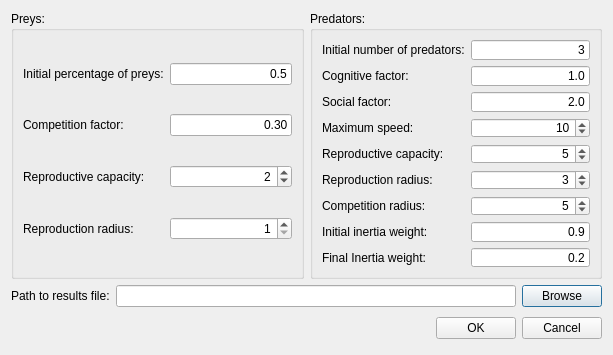
<?xml version="1.0" encoding="UTF-8"?>
<ui version="4.0">
 <class>GlobalSettingsDialog</class>
 <widget class="QDialog" name="GlobalSettingsDialog">
  <property name="geometry">
   <rect>
    <x>0</x>
    <y>0</y>
    <width>613</width>
    <height>355</height>
   </rect>
  </property>
  <property name="minimumSize">
   <size>
    <width>613</width>
    <height>355</height>
   </size>
  </property>
  <property name="maximumSize">
   <size>
    <width>613</width>
    <height>355</height>
   </size>
  </property>
  <property name="windowTitle">
   <string>Simulation settings</string>
  </property>
  <property name="locale">
   <locale language="Spanish" country="Mexico"/>
  </property>
  <layout class="QVBoxLayout" name="verticalLayout_3">
   <item>
    <layout class="QVBoxLayout" name="verticalLayout_2">
     <item>
      <layout class="QHBoxLayout" name="horizontalLayout_3">
       <item>
        <widget class="QGroupBox" name="groupBoxPreys">
         <property name="title">
          <string>Preys:</string>
         </property>
         <layout class="QHBoxLayout" name="horizontalLayout_2">
          <item>
           <layout class="QGridLayout" name="gridLayout_2">
            <item row="0" column="0">
             <widget class="QLabel" name="labelInitialPreys">
              <property name="text">
               <string>Initial percentage of preys:</string>
              </property>
             </widget>
            </item>
            <item row="0" column="1">
             <widget class="QLineEdit" name="lineEditInitialPreys">
              <property name="text">
               <string>0.5</string>
              </property>
              <property name="alignment">
               <set>Qt::AlignRight|Qt::AlignTrailing|Qt::AlignVCenter</set>
              </property>
             </widget>
            </item>
            <item row="1" column="0">
             <widget class="QLabel" name="labelCompetitionFactor">
              <property name="text">
               <string>Competition factor:</string>
              </property>
             </widget>
            </item>
            <item row="1" column="1">
             <widget class="QLineEdit" name="lineEditCompetitionFactor">
              <property name="text">
               <string>0.30</string>
              </property>
              <property name="alignment">
               <set>Qt::AlignRight|Qt::AlignTrailing|Qt::AlignVCenter</set>
              </property>
             </widget>
            </item>
            <item row="2" column="0">
             <widget class="QLabel" name="labelPreyReproductiveCapacity">
              <property name="text">
               <string>Reproductive capacity:</string>
              </property>
             </widget>
            </item>
            <item row="2" column="1">
             <widget class="QSpinBox" name="spinBoxPreyReproductiveCapacity">
              <property name="alignment">
               <set>Qt::AlignRight|Qt::AlignTrailing|Qt::AlignVCenter</set>
              </property>
              <property name="value">
               <number>2</number>
              </property>
             </widget>
            </item>
            <item row="3" column="0">
             <widget class="QLabel" name="labelPreyReproductionRadius">
              <property name="text">
               <string>Reproduction radius:</string>
              </property>
             </widget>
            </item>
            <item row="3" column="1">
             <widget class="QSpinBox" name="spinBoxPreyReproductionRadius">
              <property name="alignment">
               <set>Qt::AlignRight|Qt::AlignTrailing|Qt::AlignVCenter</set>
              </property>
              <property name="minimum">
               <number>1</number>
              </property>
             </widget>
            </item>
           </layout>
          </item>
         </layout>
        </widget>
       </item>
       <item>
        <widget class="QGroupBox" name="groupBoxPredators">
         <property name="title">
          <string>Predators:</string>
         </property>
         <layout class="QVBoxLayout" name="verticalLayout">
          <item>
           <layout class="QGridLayout" name="gridLayout">
            <item row="0" column="0">
             <widget class="QLabel" name="labelInitialPredators">
              <property name="text">
               <string>Initial number of predators:</string>
              </property>
             </widget>
            </item>
            <item row="0" column="1">
             <widget class="QLineEdit" name="lineEditInitialPredators">
              <property name="text">
               <string>3</string>
              </property>
              <property name="alignment">
               <set>Qt::AlignRight|Qt::AlignTrailing|Qt::AlignVCenter</set>
              </property>
             </widget>
            </item>
            <item row="1" column="0">
             <widget class="QLabel" name="labelCognitiveFactor">
              <property name="text">
               <string>Cognitive factor:</string>
              </property>
             </widget>
            </item>
            <item row="1" column="1">
             <widget class="QLineEdit" name="lineEditCognitiveFactor">
              <property name="text">
               <string>1.0</string>
              </property>
              <property name="alignment">
               <set>Qt::AlignRight|Qt::AlignTrailing|Qt::AlignVCenter</set>
              </property>
             </widget>
            </item>
            <item row="2" column="0">
             <widget class="QLabel" name="labelSocialFactor">
              <property name="text">
               <string>Social factor:</string>
              </property>
             </widget>
            </item>
            <item row="2" column="1">
             <widget class="QLineEdit" name="lineEditSocialFactor">
              <property name="text">
               <string>2.0</string>
              </property>
              <property name="alignment">
               <set>Qt::AlignRight|Qt::AlignTrailing|Qt::AlignVCenter</set>
              </property>
             </widget>
            </item>
            <item row="3" column="0">
             <widget class="QLabel" name="labelMaxSpeed">
              <property name="text">
               <string>Maximum speed:</string>
              </property>
             </widget>
            </item>
            <item row="3" column="1">
             <widget class="QSpinBox" name="spinBoxMaxSpeed">
              <property name="alignment">
               <set>Qt::AlignRight|Qt::AlignTrailing|Qt::AlignVCenter</set>
              </property>
              <property name="value">
               <number>10</number>
              </property>
             </widget>
            </item>
            <item row="4" column="0">
             <widget class="QLabel" name="labelPredatorReproductiveCapacity">
              <property name="text">
               <string>Reproductive capacity:</string>
              </property>
             </widget>
            </item>
            <item row="4" column="1">
             <widget class="QSpinBox" name="spinBoxPredatorReproductiveCapacity">
              <property name="alignment">
               <set>Qt::AlignRight|Qt::AlignTrailing|Qt::AlignVCenter</set>
              </property>
              <property name="value">
               <number>5</number>
              </property>
             </widget>
            </item>
            <item row="5" column="0">
             <widget class="QLabel" name="labelPredatorReproductionRadius">
              <property name="text">
               <string>Reproduction radius:</string>
              </property>
             </widget>
            </item>
            <item row="5" column="1">
             <widget class="QSpinBox" name="spinBoxPredatorReproductionRadius">
              <property name="alignment">
               <set>Qt::AlignRight|Qt::AlignTrailing|Qt::AlignVCenter</set>
              </property>
              <property name="minimum">
               <number>1</number>
              </property>
              <property name="value">
               <number>3</number>
              </property>
             </widget>
            </item>
            <item row="6" column="0">
             <widget class="QLabel" name="labelCompetitionRadius">
              <property name="text">
               <string>Competition radius:</string>
              </property>
             </widget>
            </item>
            <item row="6" column="1">
             <widget class="QSpinBox" name="spinBoxCompetitionRadius">
              <property name="alignment">
               <set>Qt::AlignRight|Qt::AlignTrailing|Qt::AlignVCenter</set>
              </property>
              <property name="value">
               <number>5</number>
              </property>
             </widget>
            </item>
            <item row="7" column="0">
             <widget class="QLabel" name="labelInitialWeight">
              <property name="text">
               <string>Initial inertia weight:</string>
              </property>
             </widget>
            </item>
            <item row="7" column="1">
             <widget class="QLineEdit" name="lineEditInitialWeight">
              <property name="text">
               <string>0.9</string>
              </property>
              <property name="alignment">
               <set>Qt::AlignRight|Qt::AlignTrailing|Qt::AlignVCenter</set>
              </property>
             </widget>
            </item>
            <item row="8" column="0">
             <widget class="QLabel" name="labelFinalWeight">
              <property name="text">
               <string>Final Inertia weight:</string>
              </property>
             </widget>
            </item>
            <item row="8" column="1">
             <widget class="QLineEdit" name="lineEditFinalWeight">
              <property name="text">
               <string>0.2</string>
              </property>
              <property name="alignment">
               <set>Qt::AlignRight|Qt::AlignTrailing|Qt::AlignVCenter</set>
              </property>
             </widget>
            </item>
           </layout>
          </item>
         </layout>
        </widget>
       </item>
      </layout>
     </item>
     <item>
      <layout class="QHBoxLayout" name="horizontalLayout">
       <item>
        <widget class="QLabel" name="labelResults">
         <property name="text">
          <string>Path to results file:</string>
         </property>
        </widget>
       </item>
       <item>
        <widget class="QLineEdit" name="lineEditPath"/>
       </item>
       <item>
        <widget class="QPushButton" name="pushButtonBrowse">
         <property name="text">
          <string>Browse</string>
         </property>
        </widget>
       </item>
      </layout>
     </item>
     <item>
      <layout class="QHBoxLayout">
       <property name="spacing">
        <number>6</number>
       </property>
       <property name="leftMargin">
        <number>0</number>
       </property>
       <property name="topMargin">
        <number>0</number>
       </property>
       <property name="rightMargin">
        <number>0</number>
       </property>
       <property name="bottomMargin">
        <number>0</number>
       </property>
       <item>
        <spacer>
         <property name="orientation">
          <enum>Qt::Horizontal</enum>
         </property>
         <property name="sizeHint" stdset="0">
          <size>
           <width>131</width>
           <height>31</height>
          </size>
         </property>
        </spacer>
       </item>
       <item>
        <widget class="QPushButton" name="okButton">
         <property name="text">
          <string>OK</string>
         </property>
        </widget>
       </item>
       <item>
        <widget class="QPushButton" name="cancelButton">
         <property name="text">
          <string>Cancel</string>
         </property>
        </widget>
       </item>
      </layout>
     </item>
    </layout>
   </item>
  </layout>
 </widget>
 <resources/>
 <connections>
  <connection>
   <sender>okButton</sender>
   <signal>clicked()</signal>
   <receiver>GlobalSettingsDialog</receiver>
   <slot>accept()</slot>
   <hints>
    <hint type="sourcelabel">
     <x>278</x>
     <y>253</y>
    </hint>
    <hint type="destinationlabel">
     <x>96</x>
     <y>254</y>
    </hint>
   </hints>
  </connection>
  <connection>
   <sender>cancelButton</sender>
   <signal>clicked()</signal>
   <receiver>GlobalSettingsDialog</receiver>
   <slot>reject()</slot>
   <hints>
    <hint type="sourcelabel">
     <x>369</x>
     <y>253</y>
    </hint>
    <hint type="destinationlabel">
     <x>179</x>
     <y>282</y>
    </hint>
   </hints>
  </connection>
 </connections>
</ui>
